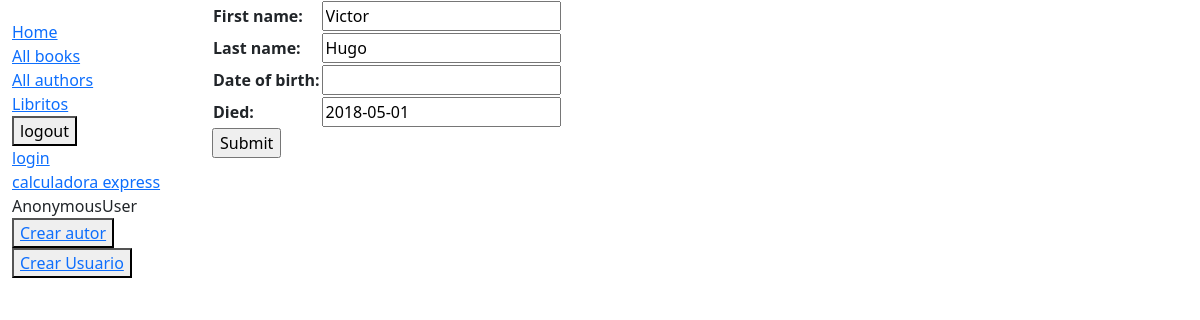
/catalog/autores/11/update/, run on the app's committed database.
### catalog/models.py (models this page shows, shortened)
class Author(models.Model):
    first_name = models.CharField(max_length=100)
    last_name = models.CharField(max_length=100)
    date_of_birth = models.DateField(null=True, blank=True)
    date_of_death = models.DateField('Died', null=True, blank=True)

### catalog/views.py (the view)
# urls.py: path('autores/<int:pk>/update/', views.AuthorUpdate.as_view(), name='author-update'),
class AuthorUpdate(UpdateView):
    model = Author
    fields = ['first_name','last_name','date_of_birth','date_of_death']
    success_url = reverse_lazy('autores')

### catalog/templates/catalog/author_form.html (shortened to what this page needs)
{% extends "base_generic.html" %}
{% block content %}
<form action="" method="post">
    <table>
    {{ form.as_table }}
    </table>
    <input type="submit" value="Submit" />
</form>
{% endblock %}

### data on the page
Author: first_name "Victor", last_name "Hugo", date_of_death "2018-05-01"

### other printed values
{{ user }} "AnonymousUser"
